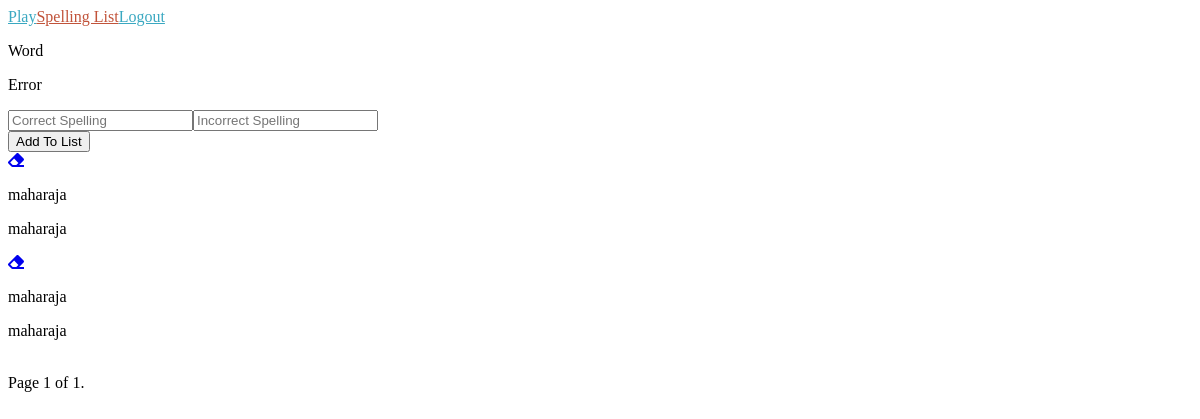
The app's page /study/ (signed in), older data.
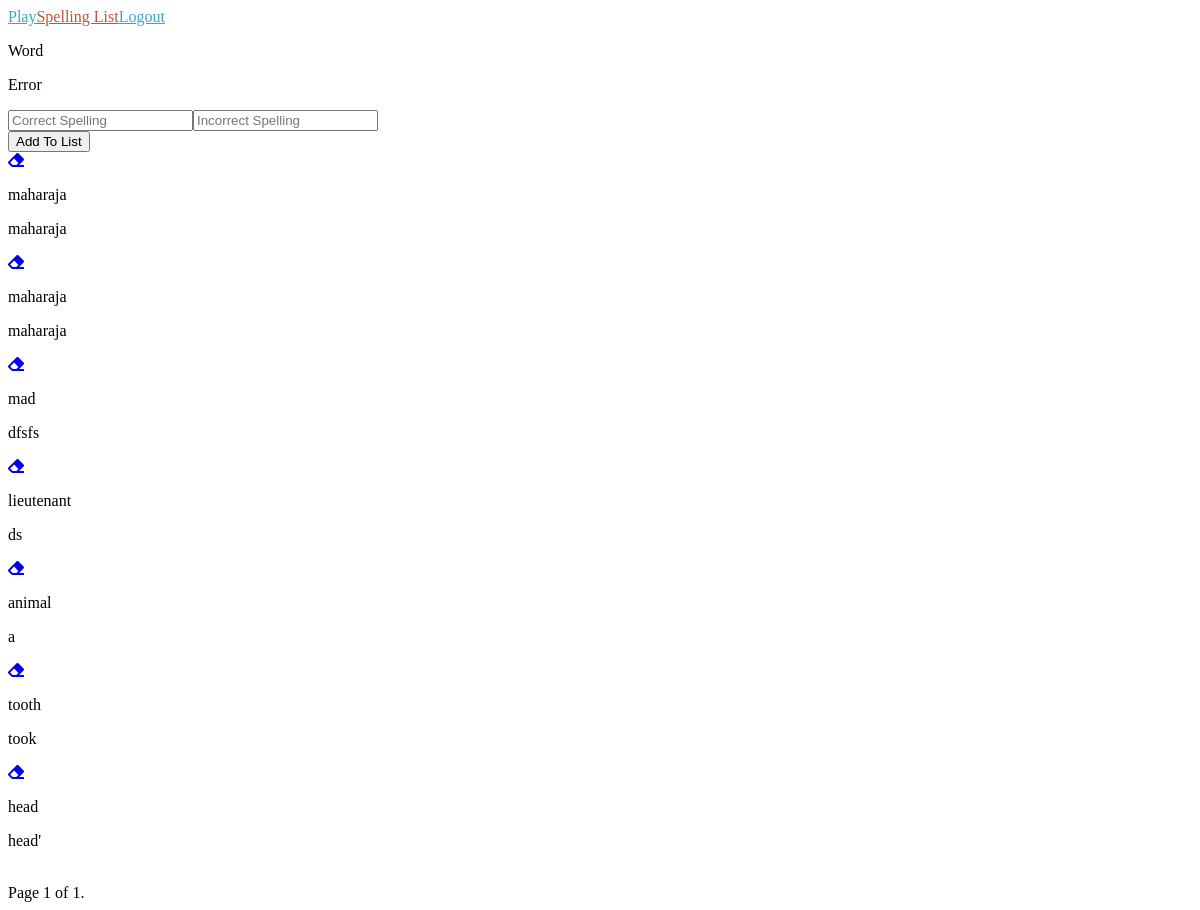
The same page, newer data.
### spellingapp/models.py (models this page shows, shortened)
class KeyVal(models.Model):
    word = models.CharField(max_length=240, default="word", null=True)
    spelling_error = models.CharField(max_length=240, default="spellingerror", null=True)
    user = models.ForeignKey(User, on_delete=models.PROTECT, related_name='KeyVals', default='...')

### spellingapp/views.py (the view)
# urls.py: path('study/', views.study_view, name="study_view" ),
def study_view(request):
    spelling_list = KeyVal.objects.filter(user=request.user)
    paginator = Paginator(spelling_list, 25)
    page_number = request.GET.get('page')
    page_obj = paginator.get_page(page_number)
    context = {
        'spelling_list': page_obj,
    }
    return render(request, 'spellingapp/study_page.html', context )

### spellingapp/templates/spellingapp/study_page.html (shortened to what this page needs)
{% extends 'spellingapp/base.html' %}
{% load static %}
{% block study %}
<div id="studyPage">
    <div id="studyPageInner">
            <section id="wordErrorLabel">
                <div>
                    <p id="wordLabel">Word</p>
                </div>
                <div>
                    <p id="errorLabel">Error</p>
                </div>
            </section>
            <form id="addAndRemoveForm" action="{% url 'spellingapp:add_key_val' %}" method="POST">
                <input type="text" name="word" placeholder="Correct Spelling">
                <input id="spellingErrorInput" type="text" name="spelling_error" placeholder="Incorrect Spelling">
                <br>
                <button id="addAndRemoveBtn" type="submit">Add To List</button>
            </form>
            {% for item in spelling_list  %}
                <div id="spellingListContainer">
                    <div id="spellingListLeft">
                        <a id="removeWord" href="{% url 'spellingapp:remove_key_val' pk=item.pk %}"><i class="fas fa-eraser"></i></a>
                        <p>{{ item.word }}</p>
                    </div>
                    <div id="spellingListRight">
                        <p>{{ item.spelling_error }}</p>
                    </div>
                </div>
            {% endfor %}
            <br>
            <div class="pagination">
                <div class="step-links">
                    <span class="current">
                        Page {{ spelling_list.number }} of {{ spelling_list.paginator.num_pages }}.
                    </span>
                </div>
            </div>
    </div>
</div>
{% endblock study %}

### spellingapp/templates/spellingapp/base.html (shortened to what this page needs)
<!DOCTYPE html>
<html lang="en">
  <head>
    {% load sass_tags %}
    <link href="{% sass_src 'spellingproject/css/styles.css' %}" rel="stylesheet" type="text/css" />
  </head>
  <body>
  <div id="app">
    <div id="header">
      {% if user.is_authenticated %}
        <a id="learningLink" href="{% url 'spellingapp:learning_view' %}">Play</a>
        <a id="spellingListLink" href="{% url 'spellingapp:study_view' %}">Spelling List</a>
      {% else %}
        <a id="homeLink" href="{% url 'spellingapp:home' %}">Home</a>
      {% endif %}
      {% if user.is_authenticated %}
        <a id="logoutLink" href="{% url 'logout' %}">Logout</a>
      {% else %}
        <a id="loginLink" href="{% url 'login' %}">Login</a>
        <a id="registerLink" href="{% url 'register' %}">Register</a>
      {% endif %}
    </div>
      {% block study %}
      {% endblock %}
    </div>
  </body>
</html>

Row changes from the older to the newer data that the page shows:
added KeyVal: word "mad", spelling_error "dfsfs"
added KeyVal: word "lieutenant", spelling_error "ds"
added KeyVal: word "animal", spelling_error "a"
added KeyVal: word "tooth", spelling_error "took"
added KeyVal: word "head", spelling_error "head'"
